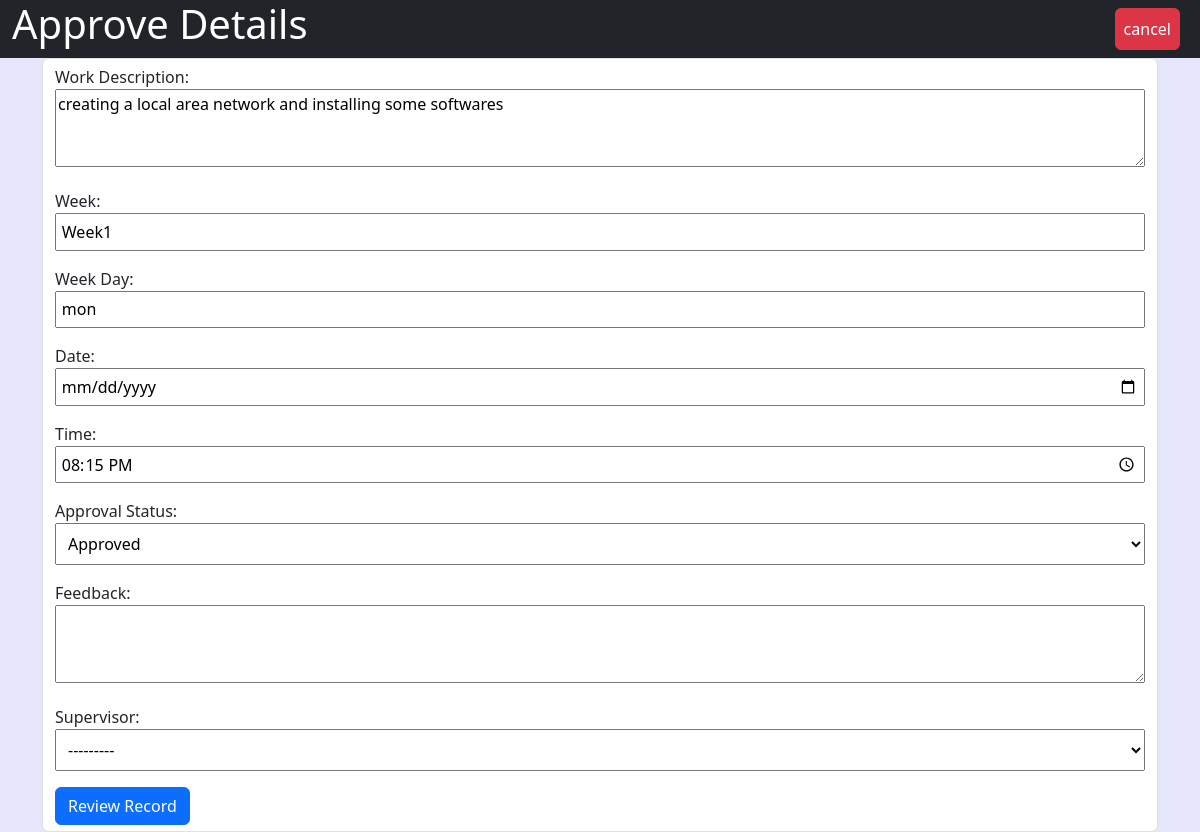
The app's page /supervisor/approve_record/4/ with its own data.
### student/models.py (models this page shows, shortened)
class UpdateDetails(models.Model):
    WEEK_CHOICES = models.TextChoices('WeekChoices', 'Week1 Week2 Week3 Week4 Week5 Week6 Week7 Week8 Week9 Week10')
    DAY_CHOICES = (
    ('mon', 'Monday'),
    ('tue', 'Tuesday'),
    ('wed', 'Wednesday'),
    ('thu', 'Thursday'),
    ('fri', 'Friday'),
   )
    work = models.TextField()
    week= week = models.CharField(max_length=50, choices=WEEK_CHOICES.choices)
    week_day = models.CharField(max_length=30, choices=DAY_CHOICES, default='Monday')
    Date = models.DateField(null=True,blank=True)
    time = models.TimeField(null=True)
    student = models.ForeignKey(Student, on_delete=models.CASCADE)

### supervisor/views.py (the view)
# urls.py: path('approve_record/<int:record_id>/', views.approve_record, name='approve_record'),
def approve_record(request, record_id):
    record = get_object_or_404(UpdateDetails, pk=record_id)
    if request.method == 'POST':
        form = ApprovedRecordsForm(request.POST)
        if form.is_valid():
            approved =form.cleaned_data['approved']
            form.save()
            if approved:  # Check if the record is approved
                record.delete()  # Delete the record
                return redirect('view_records')  # Redirect to a view after deleting the record
            else:
                return redirect('sup_home')
        else:
            messages.error(request, 'failed to insert')
            return redirect('sup_home')  # Redirect to a view after saving the form
    else:
        form = ApprovedRecordsForm(instance=record)
    return render(request, 'approve_record.html', {'form': form})

### supervisor/forms.py
class ApprovedRecordsForm(forms.ModelForm):
    class Meta:
        model = Approved_records
        fields = ['work', 'week', 'week_day', 'date', 'time', 'approved', 'feedback', 'supervisor']
        labels = {
            'work': 'Work Description',
            'week': 'Week',
            'week_day': 'Week Day',
            'date': 'Date',
            'time': 'Time',
            'approved': 'Approval Status',
            'feedback': 'Feedback',
            'supervisor': 'Supervisor',
        }
        widgets = {
           'work': forms.Textarea(attrs={'rows': 3}),  # Specify the number of rows
           'date': forms.DateInput(attrs={'type': 'date'}),
           'time': forms.TimeInput(attrs={'type': 'time'}),
           'feedback': forms.Textarea(attrs={'rows': 3})
        }

### supervisor/models.py (called while the page is built)
    def __str__(self):
        return self.fullname

### supervisor/templates/approve_record.html (shortened to what this page needs)
{% extends 'base.html' %}
{% load static %}
    {% block content %}
    <div class="container-fluid bg-dark text-white justify-content-between d-flex">
        <h1>Approve Details</h1>
        <a class="btn btn-danger p-2 m-2" href="{% url 'view_records' %}">cancel</a>
    </div>
    <div class="container form-container">
    <form method="POST" class="form-control">
        {{ form.as_p }}
        <button class="btn btn-primary" >Review Record</button>
    </form>
    </div>
    {% endblock %}

### static/css/style.css (style rules this page uses)
body { background: lavender; }
.form-container form { width: 100%; background:; }
.form-container form input { width: 100%; padding: .3rem; outline: none; }
.form-container form textarea { width: 100%; outline: none; }
.form-container form select { width: 100%; padding: .5rem; outline: none; }

### records on screen
UpdateDetails: work "creating a local area network and installing some softwares", week "Week1", week_day "mon", time "20:15:00"
